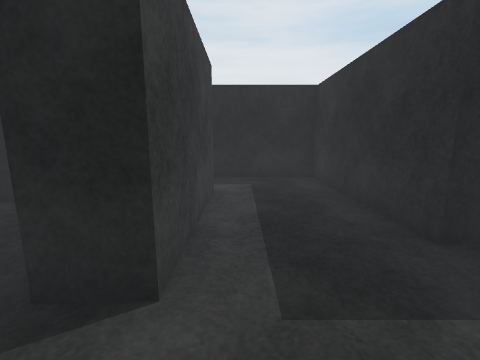
[1] (above)

22 first-person views from a walk through a Unity game level. The camera is 1.3 m above the floor, tilts 10° down and sees 90° across. The floor is counted in squares, 1 m on a side. Each view is taken from the middle of a square. On the plan, view 1 faces up. The plan holds only what a view shows up to about 12 squares ahead; the rest is blank. The player character is not drawn. Some animated figures are not drawn. Surface patterns are stand-ins for the level's own textures.

[2]
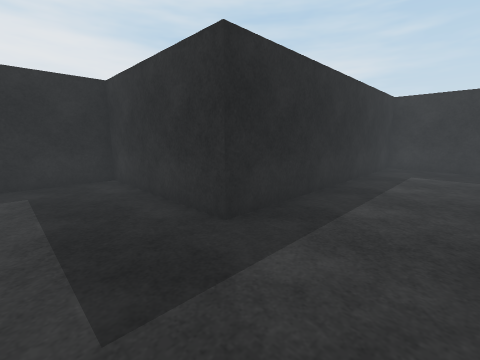

[3]
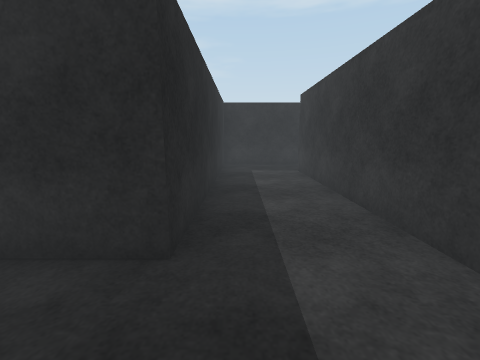

[4]
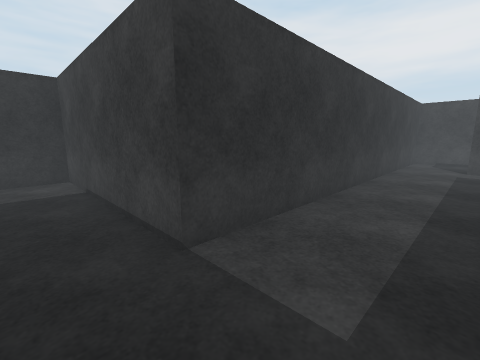

[5]
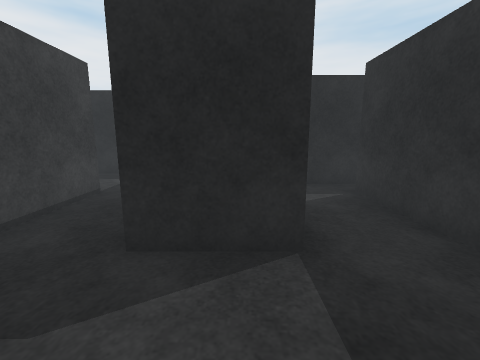

[6]
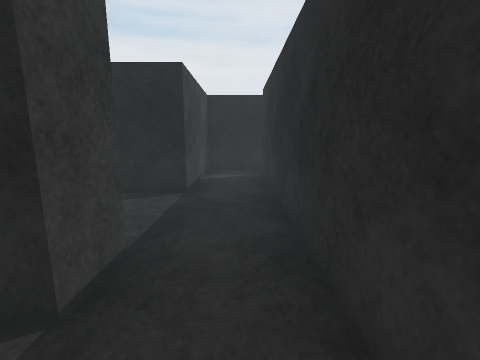

[7]
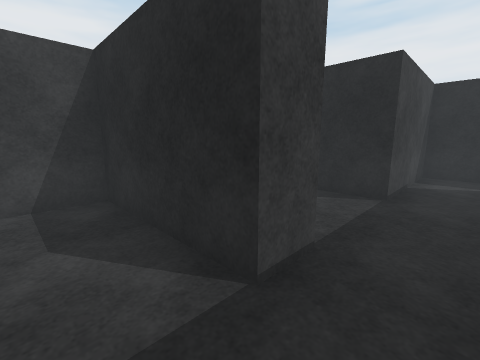

[8]
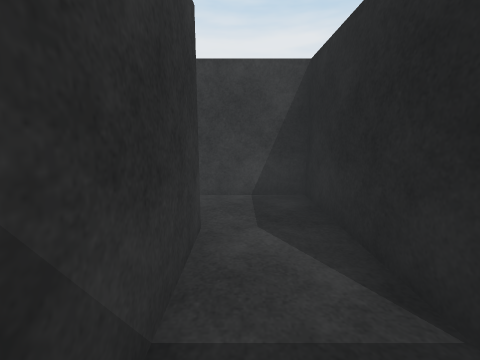

[9]
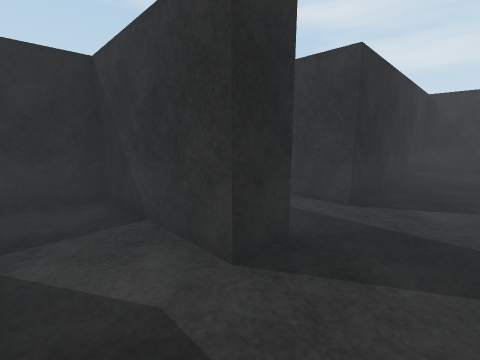

[10]
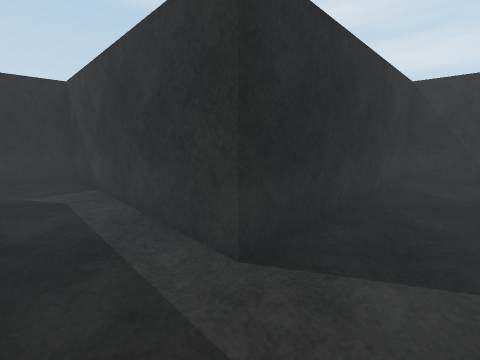

[11]
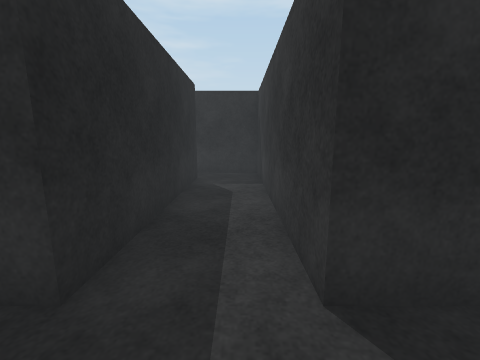

[12]
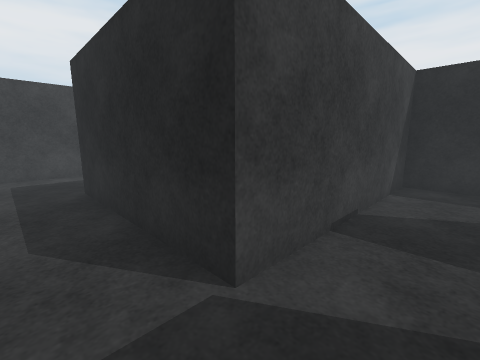

[13]
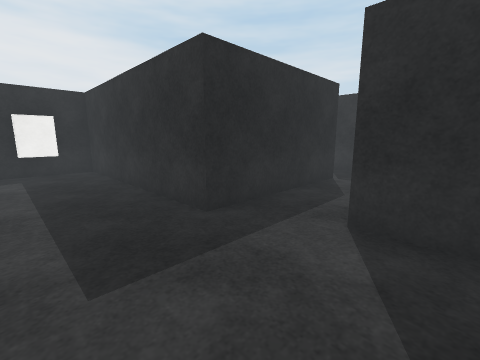

[14]
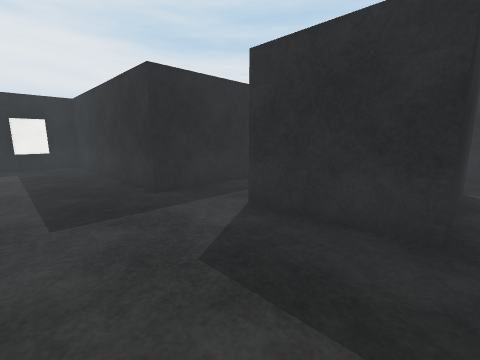

[15]
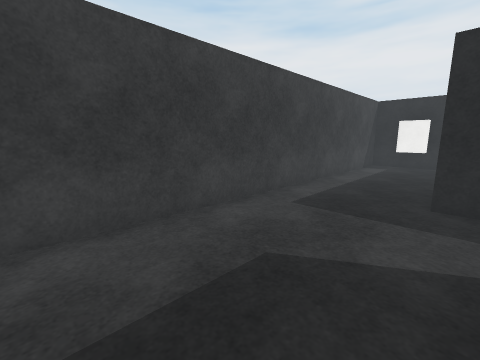

[16]
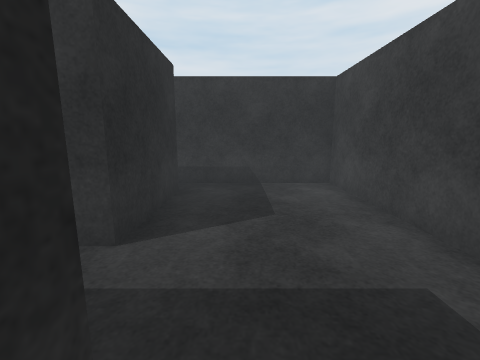

[17]
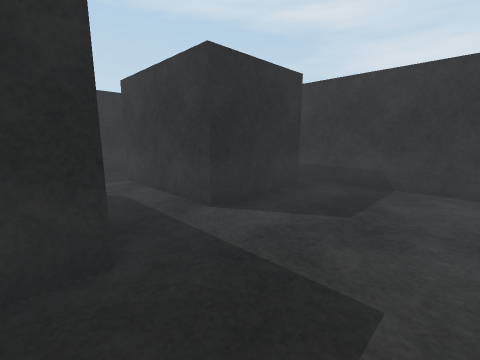

[18]
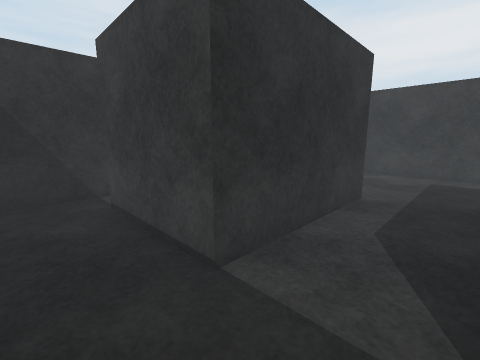

[19]
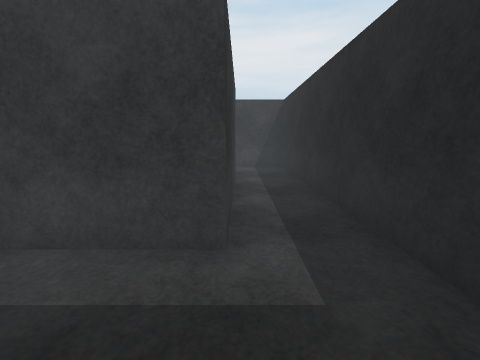

[20]
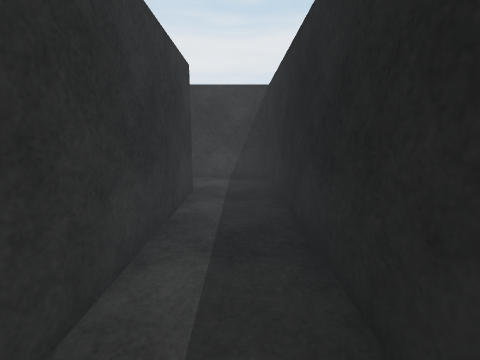

[21]
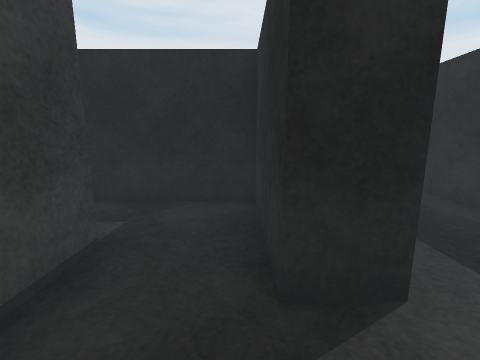

[22]
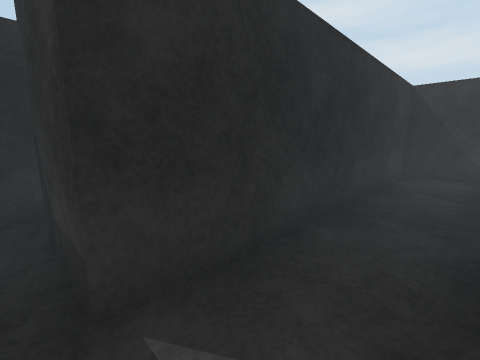

### Floor plan
Points are (right, up) in squares from view 1. A wall is a line through its corners. A room is listed if a view was taken in it or the views show most of it. See-through windows are left out.
Room 1 (views 1, 2, 3, 4, 5, 19, 20, 22)
walls: (11.7, -0.9) (11.7, 2.8) (2.4, 2.8) (2.4, 7.9) (-8.9, 7.9) (-8.9, 6.4); (-0.5, -0.3) (9.6, -0.3) (9.6, -6.5) (11.1, -6.5); (13.7, -6.4) (13.7, -7.5); (16.4, 0.7) (13.7, 0.7) (13.7, -3.4) (11.6, -3.4); (15.8, -7.4) (15.8, -0.3) (17.9, -0.3); (18.9, -0.5) (18.9, 0.1); (-6.9, 5.8) (-0.7, 5.8) (-0.7, 1.7)
ways out: opening at (14.5, -7) to room 2; opening at (-1, 0.5) to room 6; opening at (-7.5, 5.5)
Room 2 (views 6, 7, 8)
walls: (13.4, -9.6) (15.8, -9.6) (15.8, -7.4)
ways out: opening at (14.5, -7) to room 1; opening at (12.5, -8.5) to room 3
Room 3 (view 9)
walls: (11.7, -9.6) (13.4, -9.6); (13.7, -7.5) (9.6, -7.5) (9.6, -9.5)
ways out: opening at (12.5, -8.5) to room 2; opening at (10.5, -10) to room 4
Room 4 (views 10, 11)
walls: (11.7, -12.7) (18.9, -12.7) (18.9, -10.4); (17.9, -10.6) (11.7, -10.6) (11.7, -9.6); (9.6, -9.5) (9.6, -12.5)
ways out: opening at (10.5, -10) to room 3; opening at (10.5, -13) to room 5
Room 5 (views 12, 13, 14, 15, 16, 17, 18)
walls: (5.5, -18.8) (5.5, -15.7) (9.6, -15.7) (9.6, -18.8); (9.6, -12.5) (9.6, -13.7) (4.5, -13.7) (4.5, -6.5) (1.4, -6.5) (1.4, -19.8) (6.1, -19.8); (9.2, -19.8) (11.7, -19.8) (11.7, -12.7)
ways out: opening at (10.5, -13) to room 4
objects: block (3, -7)
Room 6 (view 21)
walls: (-0.7, 1.7) (-1.7, 1.7); (-3.7, 2.9) (-3.7, -0.3) (-0.5, -0.3)
ways out: opening at (-1, 0.5) to room 1; opening at (-2.5, 2) to room 7
Room 7 (no view inside)
walls: (-1.7, 1.7) (-1.7, 4.8) (-3.4, 4.8)
ways out: opening at (-2.5, 2) to room 6; opening at (-4.5, 3.5)

Positions as (right, up) in squares from view 1, and headings:
1: (0, 0), facing up
2: (0, 0), facing up-right
3: (0, 2), facing right
4: (11, 2), facing down-left
5: (13, -6), facing up
6: (15, -9), facing up
7: (15, -9), facing up-left
8: (15, -9), facing left
9: (10, -8), facing down-right
10: (10, -11), facing down-right
11: (10, -12), facing right
12: (11, -15), facing up-left
13: (2, -17), facing up-right
14: (2, -19), facing up-right
15: (5, -19), facing up-left
16: (4, -13), facing down
17: (2, -13), facing down-right
18: (11, -14), facing down-left
19: (2, 6), facing left
20: (-1, 7), facing left
21: (-2, 0), facing up
22: (14, 0), facing down-right
